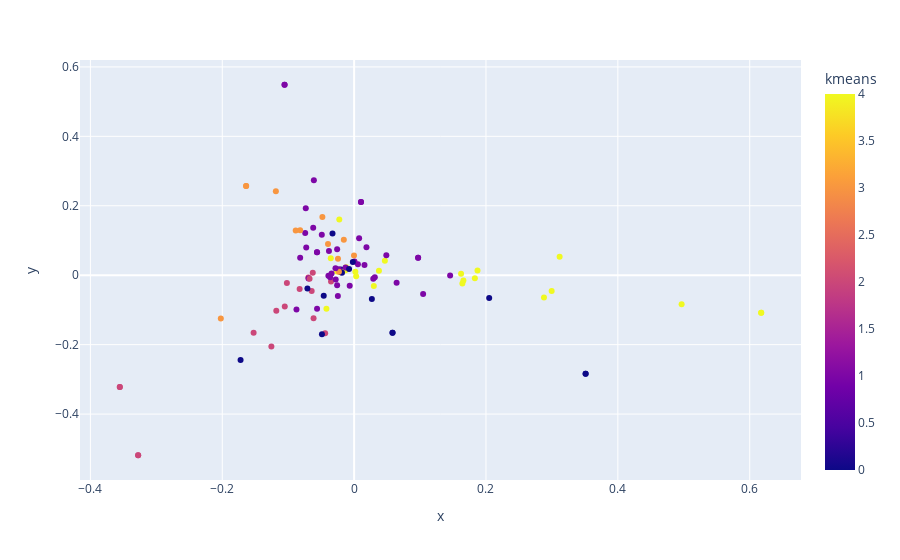

Notebook code cell kept with this figure:
### Code cell
#generate scatter plot
hero.scatterplot(data, 'pca', color = 'kmeans')
# fig = px.scatter(data['pca'])
# fig.show()
